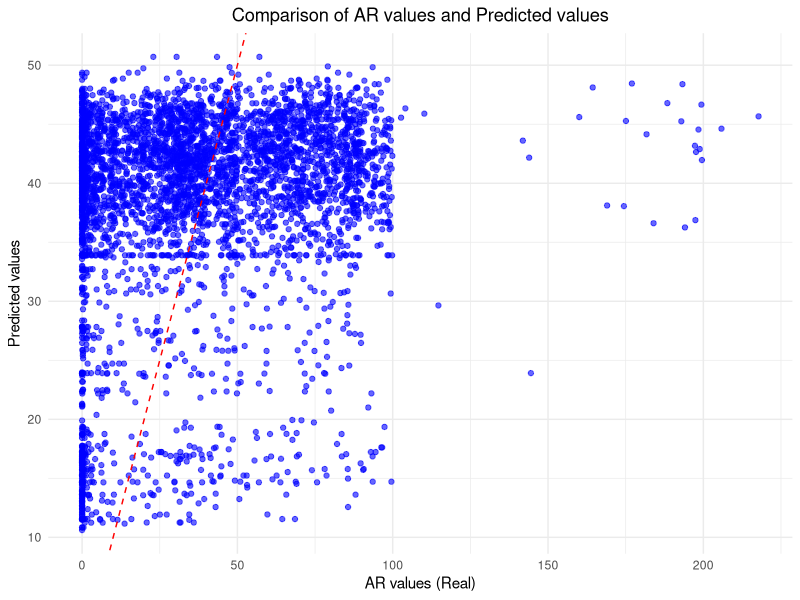
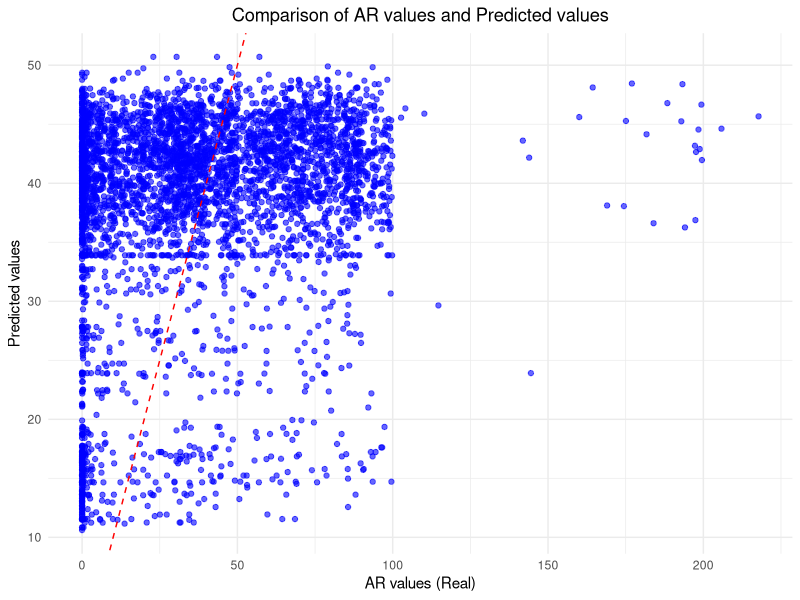

Source code (R) for these figures, in order:
# Load necessary libraries
library(ggplot2)

# Load the data
data <- read.csv("reversed_data.csv")

# Create the plot
ggplot(data, aes(x = AR, y = predicted)) +
  geom_point(color = 'blue', alpha = 0.6) +  # Adds points with some transparency
  geom_abline(intercept = 0, slope = 1, color = 'red', linetype = "dashed") +  # Adds the y=x reference line
  labs(title = "Comparison of AR values and Predicted values",
       x = "AR values (Real)",
       y = "Predicted values") +
  theme_minimal() +
  theme(plot.title = element_text(hjust = 0.5))

# Save the plot as a PNG file
ggsave("ar_vs_predicted_comparison_plot.png")

